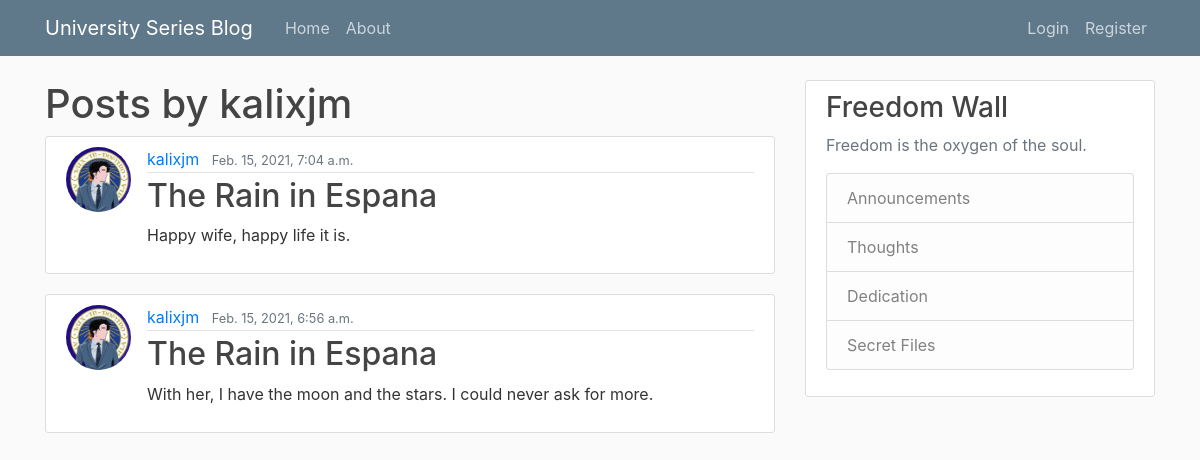
The app's page /user/kalixjm with its own data.
### blog/models.py (models this page shows, shortened)
class Post(models.Model):
    title = models.CharField(max_length=100)
    content = models.TextField()
    date_posted = models.DateTimeField(default=timezone.now)
    author = models.ForeignKey(User, on_delete=models.CASCADE)

### users/models.py (models this page shows, shortened)
class Profile(models.Model):
    user = models.OneToOneField(User, on_delete=models.CASCADE)
    image = models.ImageField(default='default.jpg', upload_to='profile_pics')

### blog/views.py (the view)
# urls.py: path('user/<str:username>', UserPostListView.as_view(), name='user-posts'),
class UserPostListView(ListView):
    model = Post
    template_name = 'blog/user_posts.html'  # <app>/<model>_<viewtype>.html
    context_object_name = 'posts'
    ordering = ['-date_posted']
    def get_queryset(self):
        user = get_object_or_404(User, username=self.kwargs.get('username'))
        return Post.objects.filter(author=user).order_by('-date_posted')

### blog/templates/blog/user_posts.html
{% extends "blog/base.html" %}
{% block content %}
    <h1 class=mb-3">Posts by {{ view.kwargs.username }}</h1>
    {% for post in posts %}
        <article class="media content-section">
          <img class="rounded-circle article-img" src="{{ post.author.profile.image.url }}">
          <div class="media-body">
            <div class="article-metadata">
              <a class="mr-2" href="{% url 'user-posts' post.author.username %}">{{ post.author }}</a>
              <small class="text-muted">{{ post.date_posted }}</small>
            </div>
            <h2><a class="article-title" href="{% url 'post-detail' post.id %}">{{ post.title }}</a></h2>
            <p class="article-content">{{ post.content }}</p>
          </div>
        </article>
    {% endfor %}
{% endblock content %}

### blog/static/blog/main.css (style rules this page uses)
body { background: #fafafa; color: #333333; margin-top: 5rem; }
h1, h2, h3, h4, h5, h6 { color: #444444; }
.content-section { background: #ffffff; padding: 10px 20px; border: 1px solid #dddddd; border-radius: 3px; margin-bottom: 20px; }
.article-title { color: #444444; }
.article-content { white-space: pre-line; }
.article-img { height: 65px; width: 65px; margin-right: 16px; }
.article-metadata { padding-bottom: 1px; margin-bottom: 4px; border-bottom: 1px solid #e3e3e3 }

### records on screen
Post: author.profile.image (picture), author "kalixjm", date_posted "Feb. 15, 2021, 7:04 a.m.", title "The Rain in Espana", content "Happy wife, happy life it is."
Post: author.profile.image (picture), author "kalixjm", date_posted "Feb. 15, 2021, 6:56 a.m.", title "The Rain in Espana", content "With her, I have the moon and the stars. I could never ask for more."

### other values on screen
{{ view.kwargs.username }} "kalixjm"
